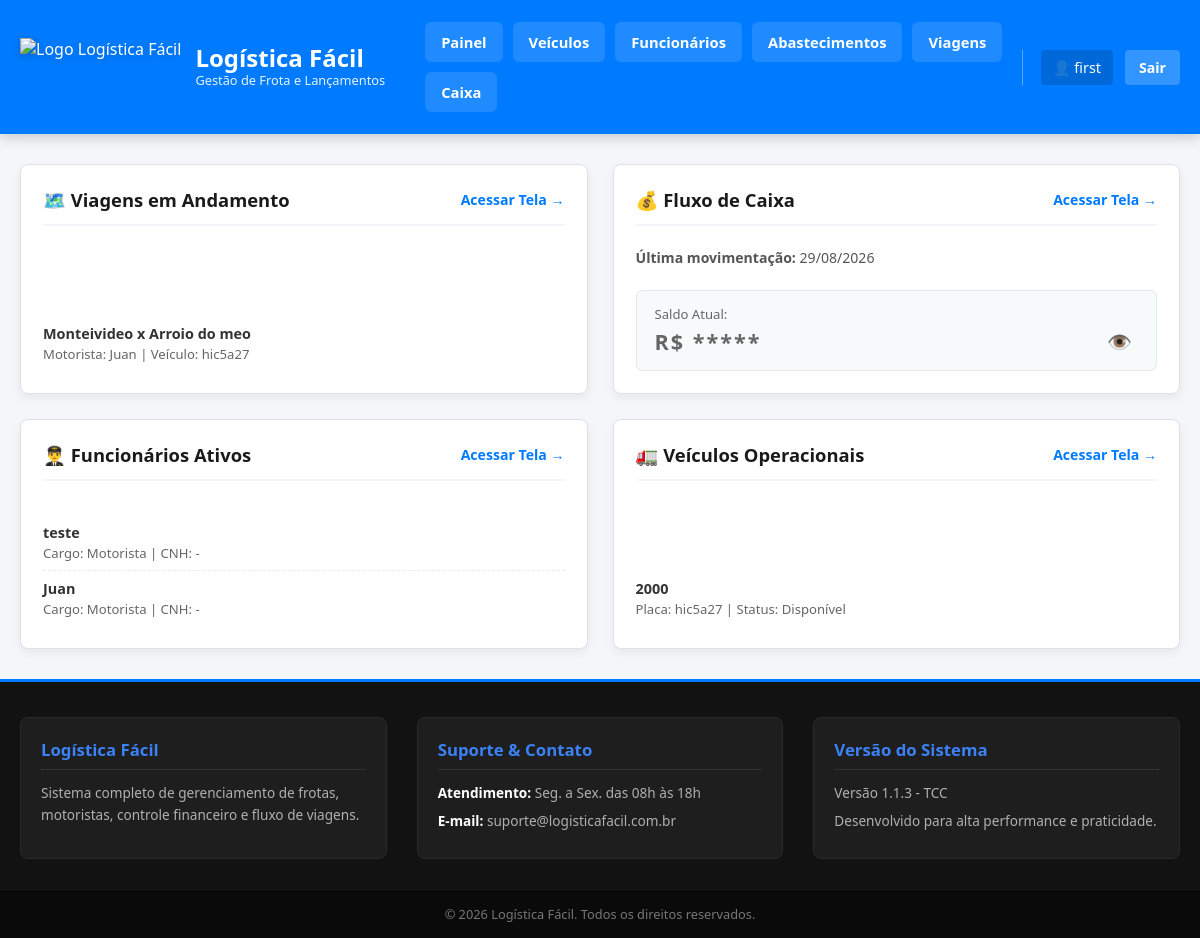
Screenshot of /home/ (signed in) with the database file from the repository.
### app/models.py (models this page shows, shortened)
class Viagem(models.Model):
    STATUS_VIAGEM_CHOICES = [
        ('planejada', 'Planejada'),
        ('em_andamento', 'Em Andamento'),
        ('concluida', 'Concluída'),
        ('quitada', 'Quitada'),
        ('cancelada', 'Cancelada'),
    ]
    usuario = models.ForeignKey(User, on_delete=models.CASCADE, verbose_name="Usuário", db_index=True)
    contratante = models.CharField(max_length=150, verbose_name="Contratante")
    data_inicio = models.DateField(verbose_name="Data de Início", db_index=True)
    data_final = models.DateField(blank=True, null=True, verbose_name="Data Final")
    data_adiantamento = models.DateField(blank=True, null=True, verbose_name="Data do Adiantamento")
    data_quitacao = models.DateField(blank=True, null=True, verbose_name="Data da Quitação")
    local_inicio = models.CharField(max_length=255, verbose_name="Local de Início")
    local_final = models.CharField(max_length=255, verbose_name="Local Final")
    km_rodados = models.DecimalField(max_digits=8, decimal_places=2, default=0.0, verbose_name="KM Rodados")
    status_da_viagem = models.CharField(max_length=20, choices=STATUS_VIAGEM_CHOICES, default='planejada', verbose_name="Status da Viagem", db_index=True)
    carga = models.CharField(max_length=150, blank=True, null=True, verbose_name="Carga")
    nota_fiscal = models.CharField(max_length=50, blank=True, null=True, verbose_name="Nota Fiscal")
    mic = models.CharField(max_length=50, blank=True, null=True, verbose_name="MIC")
    motorista = models.ForeignKey(Funcionario, on_delete=models.PROTECT, related_name="viagens_motorista", verbose_name="Motorista")
    veiculo_1 = models.ForeignKey(Veiculo, on_delete=models.PROTECT, related_name="viagens_veiculo", verbose_name="Veículo Principal")
    reboque = models.ForeignKey(Veiculo, on_delete=models.SET_NULL, blank=True, null=True, related_name="viagens_reboque", verbose_name="Reboque")
    valor_adiantamento = models.DecimalField(max_digits=10, decimal_places=2, verbose_name="Valor do Adiantamento")
    valor_quitacao = models.DecimalField(max_digits=10, decimal_places=2, verbose_name="Valor da Quitação")
    media = models.DecimalField(max_digits=6, decimal_places=2, default=0.0, verbose_name="Média de Consumo (km/L)")
    descricao = models.TextField(blank=True, null=True, verbose_name="Descrição")
    class Meta:
        db_table = 'viagens'
        verbose_name = "Viagem"
        verbose_name_plural = "Viagens"

class Funcionario(models.Model):
    id = models.BigAutoField(primary_key=True)
    usuario = models.ForeignKey(User, on_delete=models.CASCADE, verbose_name="Usuário", db_index=True)
    nome = models.CharField(max_length=150, verbose_name="Nome")
    funcao = models.CharField(max_length=100, verbose_name="Função")
    cpf = models.CharField(max_length=11, unique=True, verbose_name="CPF", db_index=True)
    cnh = models.CharField(max_length=11, unique=True, blank=True, null=True, verbose_name="CNH")
    data_nascimento = models.DateField(verbose_name="Data de Nascimento")
    descricao = models.TextField(blank=True, null=True, verbose_name="Descrição")
    status = models.ForeignKey(
        StatusFuncionario,
        on_delete=models.PROTECT,
        verbose_name="Status",
        blank=True,
        null=True
    )
    class Meta:
        db_table = 'funcionarios'
        verbose_name = "Funcionário"
        verbose_name_plural = "Funcionários"

class Veiculo(models.Model):
    STATUS_CHOICES = [
        ('disponivel', 'Disponível'),
        ('em_viagem', 'Em Viagem'),
        ('manutencao', 'Em Manutenção'),
        ('vendido', 'Vendido'),
    ]
    usuario = models.ForeignKey(User, on_delete=models.CASCADE, verbose_name="Usuário", db_index=True)
    nome_fantasia = models.CharField(max_length=100, verbose_name="Nome Fantasia")
    placa = models.CharField(max_length=7, unique=False, verbose_name="Placa", db_index=True)#nao pode ser unico porque um usuario pode vnder o veiculo para outro
    chassi = models.CharField(max_length=17, unique=False, verbose_name="Chassi")#nao pode ser unico porque um usuario pode vnder o veiculo para outro
    renavam = models.CharField(max_length=11, unique=False, verbose_name="RENAVAM") #nao pode ser unico porque um usuario pode vnder o veiculo para outro
    ano_fabricacao = models.PositiveIntegerField(verbose_name="Ano de Fabricação")
    ano_modelo = models.PositiveIntegerField(verbose_name="Ano do Modelo")
    status = models.CharField(max_length=20, choices=STATUS_CHOICES, default='disponivel', verbose_name="Status", db_index=True)
    descricao = models.TextField(blank=True, null=True, verbose_name="Descrição")
    class Meta:
        db_table = 'veiculos'
        verbose_name = "Veículo"
        verbose_name_plural = "Veículos"

class Caixa(models.Model):
    TIPO_CHOICES = [
        ('despesa', 'Despesa / Gasto (-)'),
        ('adiantamento', 'Recebimento - Adiantamento (+)'),
        ('quitacao', 'Recebimento - Quitação (+)'),
        ('receita_extra', 'Entrada Externa / Receita (+)'),
    ]
    usuario = models.ForeignKey(User, on_delete=models.CASCADE, verbose_name="Usuário", db_index=True)
    data = models.DateField(verbose_name="Data", db_index=True)
    valor_entrada = models.DecimalField(max_digits=10, decimal_places=2, default=0.00, verbose_name="Valor Entrada (+)")
    valor_saida = models.DecimalField(max_digits=10, decimal_places=2, default=0.00, verbose_name="Valor Saída (-)")
    tipo = models.CharField(max_length=20, choices=TIPO_CHOICES, verbose_name="Tipo de Lançamento")
    centro_de_custo = models.CharField(max_length=100, verbose_name="Centro de Custo / Veículo")
    viagem = models.ForeignKey('Viagem', on_delete=models.SET_NULL, blank=True, null=True, verbose_name="Viagem Origem")
    descricao = models.TextField(verbose_name="Descrição")
    nota_fiscal = models.CharField(max_length=50, blank=True, null=True, verbose_name="Nota Fiscal")
    class Meta:
        db_table = 'caixa'
        verbose_name = "Fluxo de Caixa"
        verbose_name_plural = "Fluxos de Caixa"

### app/views.py (the view)
# urls.py: path('home/', views.home, name='home'),
@login_required
def home(request):
    viagens_qs = Viagem.objects.filter(
        usuario=request.user,
        status_da_viagem='em_andamento'
    ).order_by('-data_inicio')
    viagens_andamento = viagens_qs[:3]
    tem_mais_viagens = viagens_qs.count() > 3
    caixa_qs = Caixa.objects.filter(usuario=request.user)
    ultima_movimentacao = caixa_qs.order_by('-data').first()
    total_entradas = sum(c.valor_entrada or 0 for c in caixa_qs)
    total_saidas = sum(c.valor_saida or 0 for c in caixa_qs)
    saldo_caixa = total_entradas - total_saidas
    func_qs = Funcionario.objects.filter(usuario=request.user).order_by('-id')
    funcionarios_ativos = func_qs[:3]
    tem_mais_funcionarios = func_qs.count() > 3
    veic_qs = Veiculo.objects.filter(usuario=request.user).order_by('-id')
    veiculos_ativos = veic_qs[:3]
    tem_mais_veiculos = veic_qs.count() > 3
    return render(request, 'home.html', {
        'viagens_andamento': viagens_andamento,
        'tem_mais_viagens': tem_mais_viagens,
        'ultima_data_caixa': ultima_movimentacao.data if ultima_movimentacao else None,
        'saldo_caixa': saldo_caixa,
        'funcionarios_ativos': funcionarios_ativos,
        'tem_mais_funcionarios': tem_mais_funcionarios,
        'veiculos_ativos': veiculos_ativos,
        'tem_mais_veiculos': tem_mais_veiculos,
    })

### app/templates/home.html (shortened to what this page needs)
{% extends 'base.html' %}
{% load static %}
{% block extra_css %}
    <link rel="stylesheet" href="{% static 'css/content.css' %}">
{% endblock %}
{% block content %}
<div class="container-home">
    <div class="grid_resumos-home">
        <div class="card_resumo-home area_viagens-home">
            <div class="cabecalho_card-home">
                <h3 class="titulo_card-home">🗺️ Viagens em Andamento</h3>
                <a href="{% url 'lista_viagem' %}" class="link_ver_mais-home" title="Ver todas as viagens">Acessar Tela →</a>
            </div>
            {% if viagens_andamento %}
                <ul class="lista_resumo-home">
                    {% for v in viagens_andamento %}
                        <li class="item_resumo-home">
                            <strong class="item_titulo-home">{{ v.local_inicio }} x {{ v.local_final }}</strong>
                            <div class="item_subtexto-home">
                                Motorista: {{ v.motorista.nome }} | Veículo: {{ v.veiculo_1.placa }}
                            </div>
                        </li>
                    {% endfor %}
                </ul>
            {% else %}
                <p class="texto_vazio-home">Nenhuma viagem em andamento no momento.</p>
            {% endif %}
        </div>
        <div class="card_resumo-home area_caixa-home">
            <div class="cabecalho_card-home">
                <h3 class="titulo_card-home">💰 Fluxo de Caixa</h3>
                <a href="{% url 'lista_caixa' %}" class="link_ver_mais-home" title="Acessar caixa completo">Acessar Tela →</a>
            </div>
            <p class="info_data_caixa-home">
                <strong>Última movimentação:</strong>
                {% if ultima_data_caixa %}
                    {{ ultima_data_caixa|date:"d/m/Y" }}
                {% else %}
                    Sem registros
                {% endif %}
            </p>
            <div class="box_valor_censurado-home">
                <span class="rotulo_saldo-home">Saldo Atual:</span>
                <div class="conteudo_valor-home">
                    <span id="valorCaixaHome" class="texto_valor_oculto-home">R$ *****</span>
                    <button type="button" id="btnToggleCaixaHome" class="btn_olho-home" title="Mostrar/Ocultar valor">
                        👁️
                    </button>
                </div>
            </div>
        </div>
        <div class="card_resumo-home area_funcionarios-home">
            <div class="cabecalho_card-home">
                <h3 class="titulo_card-home">👨‍✈️ Funcionários Ativos</h3>
                <a href="{% url 'lista_funcionario' %}" class="link_ver_mais-home" title="Ver todos os funcionários">Acessar Tela →</a>
            </div>
            {% if funcionarios_ativos %}
                <ul class="lista_resumo-home">
                    {% for func in funcionarios_ativos %}
                        <li class="item_resumo-home">
                            <strong class="item_titulo-home">{{ func.nome }}</strong>
                            <div class="item_subtexto-home">
                                Cargo: {{ func.cargo|default:"Motorista" }} | CNH: {{ func.cnh|default:"-" }}
                            </div>
                        </li>
                    {% endfor %}
                </ul>
            {% else %}
                <p class="texto_vazio-home">Nenhum funcionário ativo cadastrado.</p>
            {% endif %}
        </div>
        <div class="card_resumo-home area_veiculos-home">
            <div class="cabecalho_card-home">
                <h3 class="titulo_card-home">🚛 Veículos Operacionais</h3>
                <a href="{% url 'lista_veiculos' %}" class="link_ver_mais-home" title="Ver todos os veículos">Acessar Tela →</a>
            </div>
            {% if veiculos_ativos %}
                <ul class="lista_resumo-home">
                    {% for v in veiculos_ativos %}
                        <li class="item_resumo-home">
                            <strong class="item_titulo-home">{{ v.nome_fantasia }}</strong>
                            <div class="item_subtexto-home">
                                Placa: {{ v.placa }} | Status: {{ v.get_status_display }}
                            </div>
                        </li>
                    {% endfor %}
                </ul>
            {% else %}
                <p class="texto_vazio-home">Nenhum veículo disponível ou em viagem.</p>
            {% endif %}
        </div>
    </div>
</div>
{% endblock %}

### app/templates/base.html (shortened to what this page needs)
{% load static %}
<!DOCTYPE html>
<html lang="pt-BR">
<head>
    <link rel="stylesheet" href="{% static 'css/style.css' %}">
    {% block extra_css %}{% endblock %}
</head>
<body class="corpo-base">
    <header class="cabecalho-base">
        <div class="container_cabecalho-base">
            <div class="marca_cabecalho-base">
                <a href="{% if request.user.is_authenticated %}{% url 'home' %}{% else %}{% url 'login' %}{% endif %}" class="link_logo-base">
                    <img src="{% static 'img/logo_caminhao.png' %}" alt="Logo Logística Fácil" class="img_logo-base">
                    <div class="texto_marca-base">
                        <span class="titulo_sistema-base">Logística Fácil</span>
                        <span class="subtitulo_sistema-base">Gestão de Frota e Lançamentos</span>
                    </div>
                </a>
            </div>
            {% if request.user.is_authenticated %}
                <nav class="navegacao-base" id="navegacaoBase">
                    <div class="links_navegacao-base">
                        <a href="{% url 'home' %}" class="item_link-base">Painel</a>
                        <a href="{% url 'lista_veiculos' %}" class="item_link-base">Veículos</a>
                        <a href="{% url 'lista_funcionario' %}" class="item_link-base">Funcionários</a>
                        <a href="{% url 'lista_abastecida' %}" class="item_link-base">Abastecimentos</a>
                        <a href="{% url 'lista_viagem' %}" class="item_link-base">Viagens</a>
                        <a href="{% url 'lista_caixa' %}" class="item_link-base">Caixa</a>
                    </div>
                    <div class="usuario_info-base">
                        <a href="{% url 'perfil_user' %}" class="link_perfil_usuario-base" title="Acessar Perfil">
                            👤 {{ request.user.username }}
                        </a>
                        <a href="{% url 'logout' %}" class="btn_sair-base">Sair</a>
                    </div>
                </nav>
            {% endif %}
        </div>
    </header>
    <main class="conteudo_principal-base">
        {% block content %}{% endblock %}
    </main>
    <footer class="rodape-base">
        <div class="container_rodape-base">
            <div class="coluna_rodape-base">
                <h4 class="titulo_coluna-base">Logística Fácil</h4>
                <p class="texto_coluna-base">Sistema completo de gerenciamento de frotas, motoristas, controle financeiro e fluxo de viagens.</p>
            </div>
            <div class="coluna_rodape-base">
                <h4 class="titulo_coluna-base">Suporte & Contato</h4>
                <p class="item_contato-base"><strong>Atendimento:</strong> Seg. a Sex. das 08h às 18h</p>
                <p class="item_contato-base"><strong>E-mail:</strong> suporte@logisticafacil.com.br</p>
            </div>
            <div class="coluna_rodape-base">
                <h4 class="titulo_coluna-base">Versão do Sistema</h4>
                <p class="texto_coluna-base">Versão 1.1.3 - TCC</p>
                <p class="texto_coluna-base">Desenvolvido para alta performance e praticidade.</p>
            </div>
        </div>
        <div class="copia_direitos-base">
            &copy; {% now "Y" %} Logística Fácil. Todos os direitos reservados.
        </div>
    </footer>
</body>
</html>

### rows the page displays
Viagem: local_inicio "Monteivideo", local_final "Arroio do meo", motorista.nome "Juan", veiculo_1.placa "hic5a27"
Caixa: data "29/08/2026"
Funcionario: nome "teste", cargo "Motorista", cnh "-"
Funcionario: nome "Juan", cargo "Motorista", cnh "-"
Veiculo: nome_fantasia "2000", placa "hic5a27", status "Disponível"

### other values shown
{{ request.user.username }} "first"
